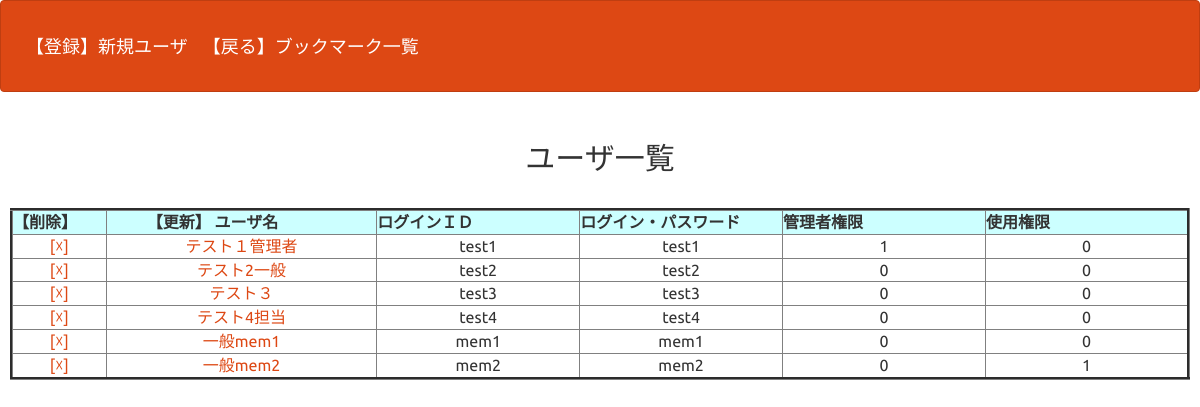
/usr_index.php, run on the app's committed database.
### tables this page shows
CREATE TABLE IF NOT EXISTS `gs_user_table` (
`id` int(12) NOT NULL,
  `name` varchar(64) NOT NULL,
  `lid` varchar(128) NOT NULL,
  `lpw` varchar(64) NOT NULL,
  `kanri_flg` int(1) NOT NULL,
  `life_flg` int(1) NOT NULL
);

### usr_index.php (the view, shortened to what this page needs)
<?php
$pdo = db_con();
$stmt = $pdo->prepare("SELECT * FROM gs_user_table");
$status = $stmt->execute();
$view = "";
if ($status == false) {
    sqlError($stmt);
} else {
    while ($result = $stmt->fetch(PDO::FETCH_ASSOC)) {
        $view .= '<tr>';
            $view .= '<td align="center"><a href="usr_delete.php?id=' . $result["id"] . '">';
            $view .= "[☓]";
            $view .= '</a></td>';
            $view .= '<td align="center"><a href="usr_update.php?id=' . $result["id"] . '">';
            $view .= $result["name"] ;
            $view .= '</a></td>';
            $view .= '<td align="center">';
            $view .= $result["lid"] ;
            $view .= '</td>';
            $view .= '<td align="center">';
            $view .= $result["lpw"] ;
            $view .= '</td>';
            $view .= '<td align="center">';
            $view .= $result["kanri_flg"] ;
            $view .= '</td>';
            $view .= '<td align="center">';
            $view .= $result["life_flg"] ;
            $view .= '</td>';
        $view .= '</tr>';
    }
}
?>
<!DOCTYPE html>
<html lang="ja">
<head>
<link rel="stylesheet" href="css/range.css">
<link href="css/bootstrap.min.css" rel="stylesheet">
</head>
<body id="main">
<header>
  <nav class="navbar navbar-default">
    <div class="container-fluid">
      <div class="navbar-header">
        <a class="navbar-brand" href="usr_insert.php">【登録】新規ユーザ</a> <a class="navbar-brand" href="index.php">【戻る】ブックマーク一覧</a>
      </div>
    </div>
  </nav>
</header>
<div>
    <h2 align='center'>ユーザ一覧</h2><br>
    <table border='3' width='100%' height='100' bgcolor=':#e3f0fb';>
        <tr bgcolor="#ccffff">
        <th width='70'>【削除】</th>
        <th width='200'>　　　【更新】 ユーザ名</th>
        <th width='150'>ログインＩＤ</th>
        <th width='150'>ログイン・パスワード</th>
        <th width='150'>管理者権限</th>
        <th width='150'>使用権限</th>
        </tr>
        <?=$view?>
    </table>
</div>
</body>
</html>

### usr_index.php (style rules this page uses)
div { padding: 10px;font-size:16px; }

### data on the page
gs_user_table: value "[☓] テスト１管理者 test1 test1 1 0"
gs_user_table: value "[☓] テスト2一般 test2 test2 0 0"
gs_user_table: value "[☓] テスト３ test3 test3 0 0"
gs_user_table: value "[☓] テスト4担当 test4 test4 0 0"
gs_user_table: value "[☓] 一般mem1 mem1 mem1 0 0"
gs_user_table: value "[☓] 一般mem2 mem2 mem2 0 1"
